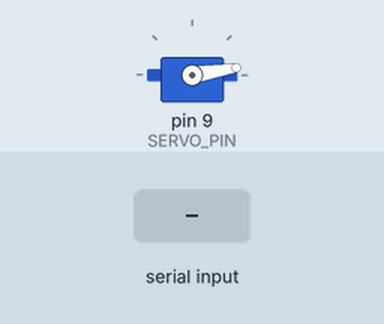
Simulated run of this sketch. Board: Arduino Uno, built with avr-gcc and run on an emulated ATmega328P. On the bench: servo. Inputs (shaded band) come from the test bench. What the sketch prints to the serial monitor is not drawn.

Above: at 1.2 s.
1.3 s: "O" received over Serial
At 1.75 s:
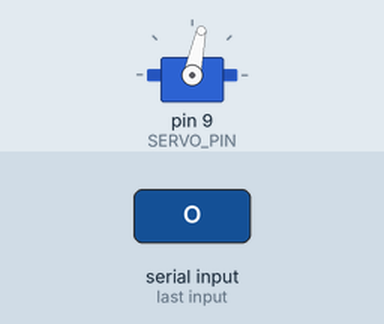
At 3.0 s:
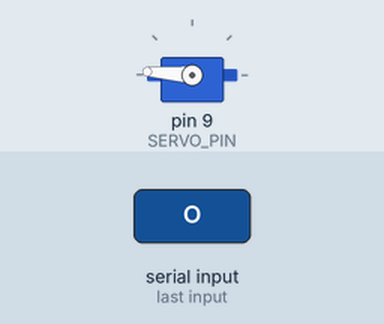
3.8 s: "C" received over Serial
At 4.25 s:
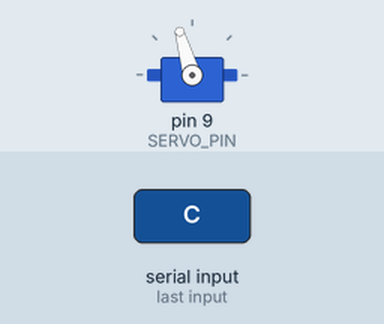
Timing chart, 0 to 6.8 s (numbered marks = the images above; inputs shaded):
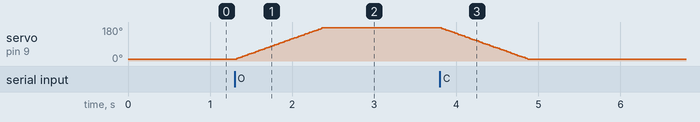

Measured:
- after the input at 1.3 s, servo on pin 9 (SERVO_PIN): moves from 9° to 176° over 1.1 s, starting at once
- after the input at 3.8 s, servo on pin 9 (SERVO_PIN): moves from 176° to 9° over 1.1 s, starting at once

The sketch:

Servo_pot.ino
```cpp
#include <Servo.h>

Servo s;

// --- Connexions ---
const int SERVO_PIN = 9;

// --- Calibration PWM ---
const int SERVO_MIN_US = 600;
const int SERVO_MAX_US = 2400;

// Servo ≈ 225°
const int SERVO_MAX_DEG = 225;

// --- Butées mécaniques (à ajuster) ---
int LEFT_LIMIT  = 5;      // CLOSE
int RIGHT_LIMIT = 220;    // OPEN

// --- Vitesse ---
const unsigned long MOVE_INTERVAL_MS = 5;
const int STEP_DEG = 1;

// --- Etats ---
enum State { IDLE, MOVING };
State state = IDLE;

int currentAngle = LEFT_LIMIT;   // démarrage = CLOSE
int targetAngle  = LEFT_LIMIT;
int direction    = +1;
unsigned long lastStepTime = 0;

// Conversion angle → µs
int angleToMicros(int deg) {
  deg = constrain(deg, 0, SERVO_MAX_DEG);
  return map(deg, 0, SERVO_MAX_DEG, SERVO_MIN_US, SERVO_MAX_US);
}

void writeAngle(int deg) {
  s.writeMicroseconds(angleToMicros(deg));
}

void startMove(int toAngle) {
  targetAngle = constrain(toAngle, LEFT_LIMIT, RIGHT_LIMIT);
  direction   = (targetAngle > currentAngle) ? +1 : -1;
  lastStepTime = 0;
  state = MOVING;
}

void doStepIfDue() {
  if (millis() - lastStepTime < MOVE_INTERVAL_MS) return;
  lastStepTime = millis();

  int next = currentAngle + direction * STEP_DEG;

  if ((direction > 0 && next > targetAngle) ||
      (direction < 0 && next < targetAngle)) {
    next = targetAngle;
  }

  currentAngle = next;
  writeAngle(currentAngle);

  if (currentAngle == targetAngle) {
    state = IDLE;
  }
}

void handleSerial() {
  if (!Serial.available()) return;

  char c = Serial.read();
  if (state != IDLE) return;

  if (c == 'O') {
    // OUVERTURE = aller à OPEN = RIGHT_LIMIT
    if (currentAngle != RIGHT_LIMIT) {
      startMove(RIGHT_LIMIT);
    }
  }
  else if (c == 'C') {
    // FERMETURE = aller à CLOSE = LEFT_LIMIT
    if (currentAngle != LEFT_LIMIT) {
      startMove(LEFT_LIMIT);
    }
  }
}

void setup() {
  Serial.begin(115200);
  s.attach(SERVO_PIN);

  // démarrage EN CLOSE
  currentAngle = LEFT_LIMIT;
  writeAngle(currentAngle);

  Serial.println("Commandes :");
  Serial.println("  O -> ouvrir");
  Serial.println("  C -> fermer");
}

void loop() {
  handleSerial();
  if (state == MOVING) {
    doStepIfDue();
  }
}
```
